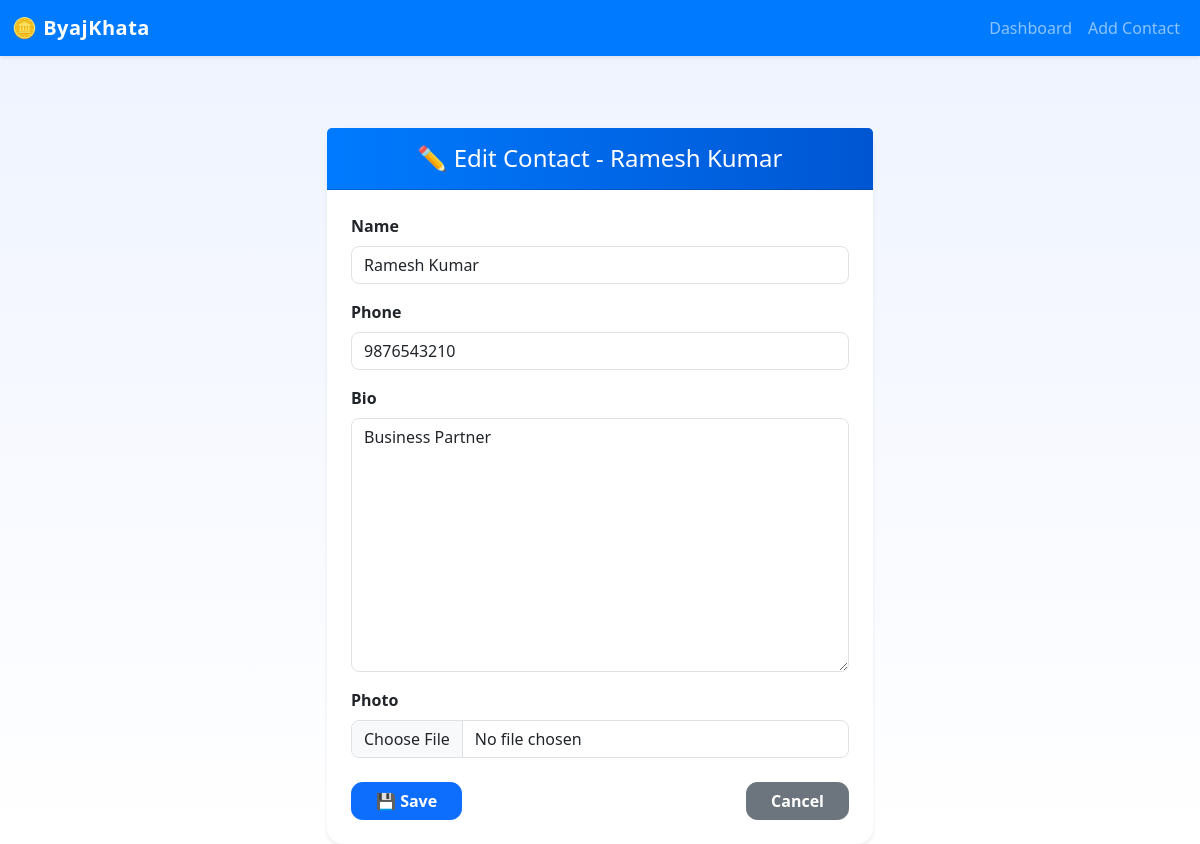
Page /contact/12/edit/ on the committed database.
### core/models.py (models this page shows, shortened)
class Contact(models.Model):
    owner = models.ForeignKey(User, on_delete=models.CASCADE)
    name = models.CharField(max_length=255)
    phone = models.CharField(max_length=15)
    bio = models.TextField(blank=True, null=True)
    photo = models.ImageField(upload_to='contacts/', blank=True, null=True)

### core/views.py (the view)
# urls.py: path('contact/<int:contact_id>/edit/', views.edit_contact, name='edit_contact'),
def edit_contact(request, contact_id):
    contact = get_object_or_404(Contact, pk=contact_id)
    if request.method == 'POST':
        form = ContactForm(request.POST, request.FILES, instance=contact)
        if form.is_valid():
            form.save()
            return redirect('contact_detail', contact_id=contact.id)
    else:
        form = ContactForm(instance=contact)
    return render(request, 'core/edit_contact.html', {'form': form, 'contact': contact})

### core/forms.py
class ContactForm(forms.ModelForm):
    class Meta:
        model = Contact
        fields = ['name', 'phone', 'bio', 'photo']

### core/templates/core/edit_contact.html (shortened to what this page needs)
{% load widget_tweaks %}
<!DOCTYPE html>
<html lang="en">
  <head>
    <link
      href="https://cdn.jsdelivr.net/npm/bootstrap@5.3.0/dist/css/bootstrap.min.css"
      rel="stylesheet"
    />
  </head>
  <body>
    <nav class="navbar navbar-expand-lg navbar-dark fixed-top shadow-sm">
      <div class="container-fluid">
        <a class="navbar-brand" href="{% url 'dashboard' %}">🪙 ByajKhata</a>
        <div class="collapse navbar-collapse" id="navbarNav">
          <ul class="navbar-nav ms-auto">
            <li class="nav-item">
              <a
                class="nav-link {% if request.resolver_match.url_name == 'dashboard' %}active{% endif %}"
                href="{% url 'dashboard' %}"
                >Dashboard</a
              >
            </li>
            <li class="nav-item">
              <a
                class="nav-link {% if request.resolver_match.url_name == 'add_contact' %}active{% endif %}"
                href="{% url 'add_contact' %}"
                >Add Contact</a
              >
            </li>
          </ul>
        </div>
      </div>
    </nav>
    <div class="container mt-5">
      <div class="row justify-content-center">
        <div class="col-md-7 col-lg-6">
          <div class="card shadow-sm">
            <div class="card-header text-white text-center py-3">
              <h4 class="mb-0">✏️ Edit Contact - {{ contact.name }}</h4>
            </div>
            <div class="card-body p-4">
              <form method="post" enctype="multipart/form-data">
                {% for field in form %}
                <div class="mb-3">
                  <label class="form-label fw-semibold">{{ field.label }}</label>
                  {{ field|add_class:"form-control" }}
                </div>
                {% endfor %}
                <div class="d-flex justify-content-between mt-4">
                  <button type="submit" class="btn btn-primary px-4">
                    💾 Save
                  </button>
                  <a
                    href="{% url 'contact_detail' contact.id %}"
                    class="btn btn-secondary px-4"
                    >Cancel</a
                  >
                </div>
              </form>
            </div>
          </div>
        </div>
      </div>
    </div>
  </body>
</html>

### core/templates/core/edit_contact.html (style rules this page uses)
body { background: linear-gradient(180deg, #eef3ff 0%, #ffffff 100%); font-family: "Segoe UI", sans-serif; padding-top: 80px; }
.navbar { background: #007bff; }
.navbar-brand { font-weight: 600; letter-spacing: 0.5px; }
.card { border-radius: 1rem; box-shadow: 0 0.5rem 1rem rgba(0, 0, 0, 0.1); border: none; }
.card-header { border-radius: 1rem 1rem 0 0; background: linear-gradient(90deg, #007bff, #0056d2); }
.btn-primary { border-radius: 0.7rem; font-weight: 600; }
.btn-secondary { border-radius: 0.7rem; font-weight: 600; }
.form-control { border-radius: 0.5rem; }

### rows in the picture
Contact: name "Ramesh Kumar", form "Ramesh Kumar" "9876543210" "Business Partner"

### other values in the picture
{{ field.label }} "Name" "Phone" "Bio" "Photo"
